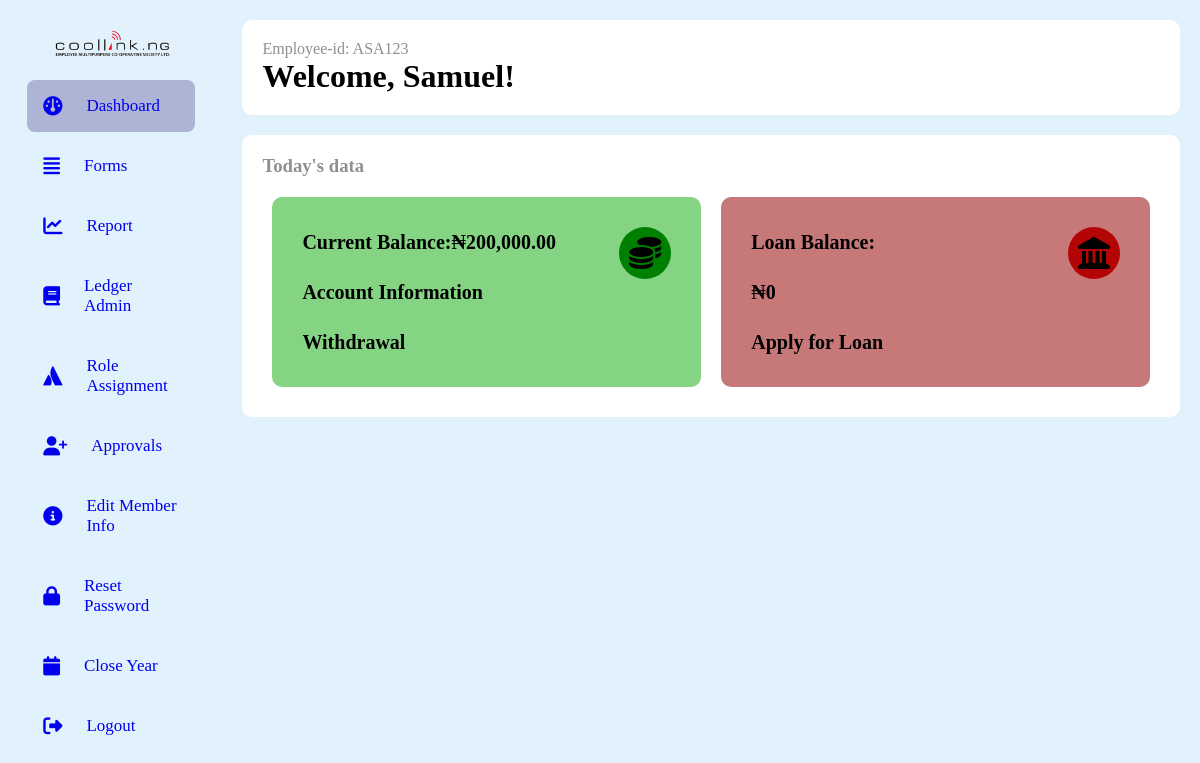
The page /dashboard (signed in) on the database as committed earlier.
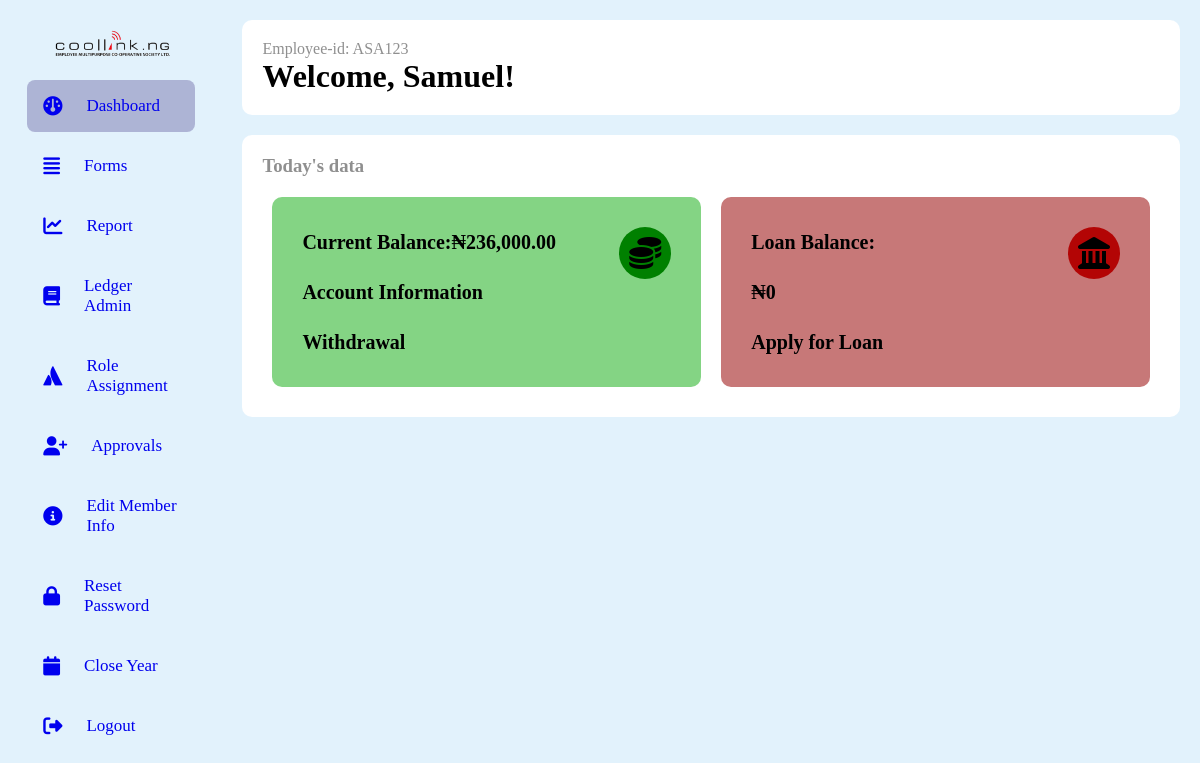
The same page on the database as committed later.
### models.py (models this page shows, shortened)
class Person(db.Model, UserMixin):
    __tablename__ = "persons"
    id = db.Column(db.Integer, primary_key=True)
    name = db.Column(db.String(100), nullable=False)
    role_id = db.Column(db.Integer, db.ForeignKey("roles.id"))
    email = db.Column(db.String, nullable=True, unique=True)
    password = db.Column(db.String(255), nullable=False)
    company_id = db.Column(db.Integer, db.ForeignKey("companies.id"))
    employee_id = db.Column(db.String, nullable=False, unique=True)
    phone_no = db.Column(db.String, unique=True)
    balance_bfd = db.Column(db.Float, default=0.0)
    balance_withheld = db.Column(db.Float, default=0.0)
    available_balance = db.Column(db.Float, default=0.0)
    loan_balance = db.Column(db.Float, default=0.0)
    loan_balance_bfd = db.Column(db.Float, default=0.0)
    loans = db.relationship("Loan", backref="person",foreign_keys="[Loan.person_id]")
    bank_payments_made = db.relationship("BankPayment", backref="payer", lazy=True)
    payments_made = db.relationship("SavingPayment", backref="payer", lazy=True)
    loan_payments_made = db.relationship("LoanPayment", backref="payer", lazy=True)
    def get_guaranteed_payments(self):
        loan = LoanFormPayment.query.filter(LoanFormPayment.guarantors.any(id=self.id)).all()
        ret = [l for l in loan if not l.loan]
        return ret
    @hybrid_property
    def total_balance(self):
        return self.available_balance + self.balance_withheld

### app.py (the view, shortened to what this page needs)
@app.route("/dashboard")
@login_required
def dashboard():
    person = current_user
    form = SearchForm()
    pre_guarantor = person.get_guaranteed_payments()
    failed_loan = None
    message = None
    return render_template("dashboard.html", person=person, form=form,consents=pre_guarantor,failed_loan=failed_loan,message=message)

### app.py (called while the page is built)
@login_manager.user_loader
def load_user(person_id):
    return Person.query.get(person_id)

@app.before_request
def before_request():
    g.user = current_user

@app.template_filter("currency")
@login_required
def currency(value):
    modified_value = format_currency(value)  # Modify the value as needed
    return modified_value

### filters.py (called while the page is built)
def format_currency(
    value, currency_symbol="₦", decimal_separator=".", thousands_separator=","
):
    if value:
        if value < 0:
            formatted_value = f"-{currency_symbol}{abs(value):,.2f}"
        else:
            formatted_value = f"{currency_symbol}{value:,.2f}"
        formatted_value = formatted_value.replace(".", decimal_separator).replace(
            ",", thousands_separator
        )
    else:
        formatted_value = f"{currency_symbol}0"
    return formatted_value

### templates/dashboard.html (shortened to what this page needs)
<!DOCTYPE html>
<html lang="en">
<head>
    <link rel="stylesheet" href="https://cdnjs.cloudflare.com/ajax/libs/font-awesome/6.4.0/css/all.min.css"/>
    <link rel="stylesheet" href="\static\css\style.css">
</head>
<body class="special-dash">
    <div class="full-form-content">
    <div class='all-sections'>
        <nav class='section-1'>
            <div class="logo"><img src="\static\images\coolink2.png" alt="logo"></div>
            <ul class="side-bar" id="side-bar">
                <li class="{%block dash%}active nav-item{%endblock%}" id="move">
                    <a href="{{ url_for('dashboard') }}" class="nav-link"><i class="fa-solid fa-gauge"></i>
                    <span>Dashboard</span></a>
                </li>
                {% if person.role.id == 1 or person.role.id == 3 %}
                <li class="{%block form%}nav-item{%endblock%}">
                    <a class="nav-link" href="{{ url_for('forms') }}"><i class="fa-solid fa-align-justify"></i><span>Forms</span></a>
                </li>
                {% endif %}
                {% if person.role.id != 4 %}
                <li class="{%block query%}nav-item{%endblock%}">
                    <a class="nav-link" href="{{ url_for('queries') }}"> <i class="fa-solid fa-chart-line"></i><span>Report</span></a>
                </li>
                {% endif %}
                {% if person.role.id == 1 or person.role.id == 3 %}
                <li class="nav-item">
                    <a class="nav-link" href="{{ url_for('ledger_admin') }}"><i class="fa-solid fa-book"></i><span>Ledger Admin</span></a>
                </li>
                {% endif %}
                {% if person.role.id == 1 %}
                <li class="nav-item">
                    <a class="nav-link" href="{{ url_for('role_assignment') }}"><i class="fa-brands fa-atlassian"></i><span>Role Assignment</span></a>
                </li>
                {% endif %}
                {% if person.role.id == 1 or person.role.id == 2 %}
                <li class="nav-item">
                    <a class="nav-link" href="{{ url_for('approval') }}"><i class="fa-solid fa-user-plus"></i><span>Approvals</span></a>
                </li>
                {% endif %}
                {% if person.role.id == 1 or person.role.id == 3 %}
                <li class="nav-item">
                    <a class="nav-link" href="{{ url_for('edit_profile') }}"><i class="fa-solid fa-circle-info"></i><span>Edit Member Info</span></a>
                </li>
                <li class="nav-item">
                    <a class="nav-link" href="{{ url_for('reset_password') }}"><i class="fa-solid fa-lock"></i><span>Reset Password</span></a>
                </li>
                {% endif %}
                {% if person.role.id == 1 %}
                <li class="nav-item">
                    <a class="nav-link" href="{{ url_for('close_year') }}"><i class="fa-solid fa-calendar"></i><span>Close Year</span></a>
                </li>
                {% endif %}
                <li class="logout">
                    <a class='nav-link' href="{{url_for('logout')}}"><i class="fa-sharp fa-solid fa-right-from-bracket"></i><span>Logout</span></a>
                </li>
            </ul>
        </nav>
        <div class='section-2'>
        <div class="head-wrap">
            <div class="head-title">
                <span>Employee-id: {{person.employee_id}}</span>
                <h1>Welcome, {{ person.name }}!</h1>
            </div>
        </div>
        <div class="all-cards-wrap-new">
            {%block content%}
        <div class="todays-data">
            <h3>Today's data</h3>
        </div>
            <div class="card-new" id="current-bal-new">
                <div class="container-new">
                    <div class="icon-con">
                        <i class="fa-solid fa-coins"></i>
                    </div>
                    <div class='content-con-new'>
                        <a href="{{url_for('savings_account',person_id=person.id)}}">
                            <div>
                            <p><strong>Current Balance:{{ person.total_balance | currency}}</strong></p>
                            </div>
                        </a>
                        <a href="{{url_for('savings_account_details',person_id=person.id )}}">
                            <div>
                            <p><strong>Account Information</strong></p>
                            </div>
                        </a>
                        <a href="{{url_for('request_withdrawal')}}">
                            <div>
                            <p><strong>Withdrawal</strong></p>
                            </div>
                        </a>
                    </div>
                </div>
            </div>
            <div class="card-new" id="loan-bal-new">
                <div class="container-new">
                    <div class="icon-con" id='landmark'>
                        <i class="fa-solid fa-landmark"></i>
                    </div>
                    <div class='content-con-new'>
                        <a href="{{url_for('loan_account',person_id=person.id)}}">
                            <div>
                                <p><strong>Loan Balance:</strong></p>
                            </div>
                            <div>
                                <p><strong>{{ person.loan_balance | currency}}</strong></p>
                            </div>
                        </a>
                        <a href="{{url_for('register_loan')}}">
                            <div>
                            <p><strong>Apply for Loan</strong></p>
                            </div>
                        </a>
                    </div>
                </div>
            </div>
        </div>
    </div>
    </div>
    </div>
</body>
{%endblock%}

### static/css/style.css (style rules this page uses)
* { margin: 0; padding: 0; box-sizing: border-box; font-family:'Times New Roman', Times, serif; }
.special-dash { background-color: #60baf32e; }
.special-dash .all-sections { display: flex; }
.special-dash .section-1 { top: 0; bottom: 0; left: 0; padding: 0 1.7rem; overflow: hidden; position: sticky; width: 240px; height: 100vh; }
.special-dash .logo { height: 50px; padding: 16px; }
.special-dash .side-bar { height: 88%; position: relative; list-style: none; padding: 0; }
.special-dash .side-bar li { padding: 1rem; margin: 8px 0; border-radius: 8px; transition: all 0.2s ease-in; }
.special-dash .side-bar li:hover, .active { background:#473d8b57; }
.special-dash .side-bar a { font-size: 17px; text-decoration: none; gap: 1.5rem; display: flex; align-items: center; }
.special-dash .side-bar a i { font-size: 1.2rem; }
.special-dash .section-2 { position: relative; width: 90%; }
.special-dash .section-2 .head-wrap { background-color: #fff; margin: 20px; padding: 20px; border-radius: 10px; }
.special-dash .section-2 .head-wrap span, h3 { color: #4545459a; margin-bottom: 10px; }
.all-cards-wrap-new { background: #fff; margin: 20px; padding: 20px; border-radius: 10px; display: flex; flex-wrap: wrap; justify-content: space-between; }
.todays-data { width: 100%; }
.card-new { background: transparent; margin: 10px; border-radius: 10px; padding: 20px 20px 20px 30px; flex: 0 0 calc(50% - 20px); box-sizing: border-box; }
.special-dash .section-2 a { color: #fff; line-height: 2.5; text-decoration: none; }
.special-dash .section-2 #current-bal-new { background: rgba(108, 204, 108, 0.836); }
.special-dash .section-2 #loan-bal-new { background: rgb(199, 120, 120); }
.special-dash .section-2 .icon-con { border-radius: 40px; background-color:green; margin: 10px; padding: 10px; height: auto; width:min-content; float: right; right: 0; }
.special-dash .section-2 #landmark { background-color:#b30404fa; }
.special-dash .section-2 i { font-size: 2rem; color: #000; }
.special-dash .section-2 a { color: #000; font-size: 20px; }
.special-dash img { max-width: 100%; max-height: auto; }
.special-dash #move { margin-top: 30px; }

Rows that differ between the two databases and show on the page:
changed Person "Samuel": total_balance "₦200,000.00" → "₦236,000.00"
